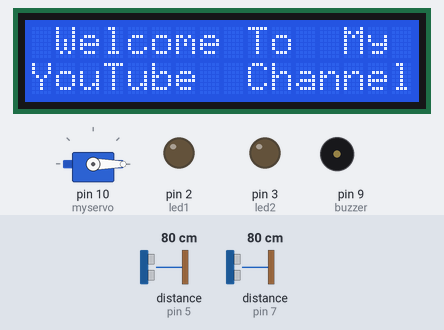
A sketch run on a simulated Arduino Uno, built with avr-gcc and run on an emulated ATmega328P. On the bench: 16×2 character LCD, servo, output pins drawn as LEDs (lit = HIGH), buzzer (waves = sounding, pin HIGH). Wiring (inferred from the names in the program): 2 × ultrasonic range finder: trigger pin 6, echo pin 5 / trigger pin 8, echo pin 7. Inputs (shaded band) come from the test bench; at power-on: distance to the obstacle (sensors on pin 7, pin 5) 80 cm. The echo pulse lasts 58.3 µs per cm; pins used as bus, display or sensor lines are not drawn; what the sketch prints to the serial monitor is not drawn.

Above: at 2.9 s.
At 6.0 s:
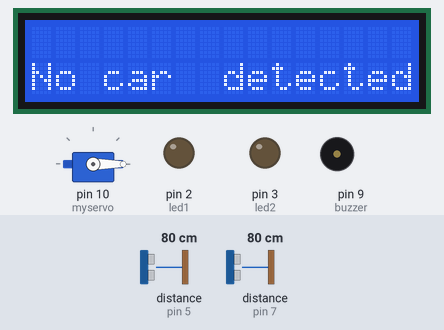
6.1 s: distance to the obstacle (sensor on pin 7) set to 2 cm
At 6.9 s:
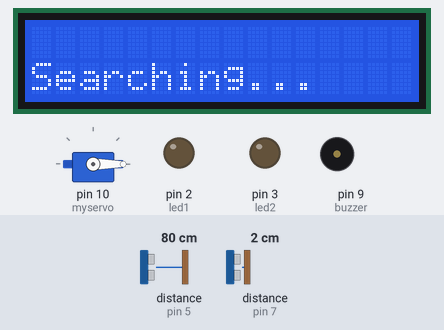
7.6 s: distance to the obstacle (sensor on pin 5) set to 2 cm
At 8.5 s:
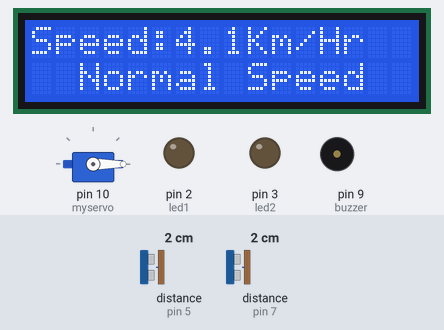
Timing chart, 0 to 16.7 s (numbered marks = the images above; inputs shaded):
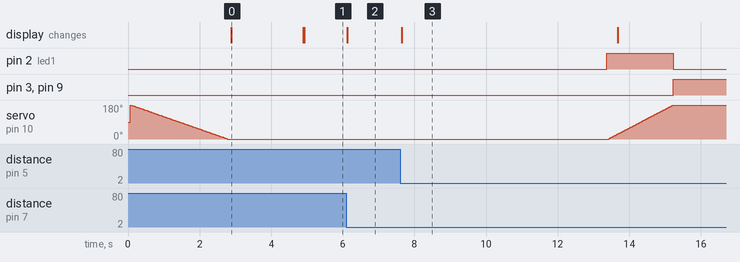

The sketch:

over_spwwd_detector_code.ino
```cpp
#include <Wire.h>
#include <Servo.h>
#include <LiquidCrystal_I2C.h>
LiquidCrystal_I2C lcd(0x27, 16, 2);

int timer1;
int timer2;

float Time;

int flag1 = 0;
int flag2 = 0;

float distance = 5.0;
float speed;

int ir_s1 = 1;
int ir_s2 = 1;

int buzzer = 9;
int led1 = 2;
int led2 = 3;

const int trigPin = 6;
const int echoPin = 5;
long duration;
int distance1;
int i;

Servo myservo;  // create servo object to control a servo
// twelve servo objects can be created on most boards

int pos = 0;  // variable to store the servo position
int poss = 0;

const int trigPin1 = 8;
const int echoPin1 = 7;
long duration1;
int distance2;
int j;
int state = 0;


void setup() {
  Serial.begin(115200);
  lcd.begin();  // Initializes the interface to the LCD screen
  lcd.backlight();
  pinMode(buzzer, OUTPUT);
  myservo.attach(10);  // attaches the servo on pin 9 to the servo object


  pinMode(trigPin, OUTPUT);
  pinMode(echoPin, INPUT);

  pinMode(trigPin1, OUTPUT);
  pinMode(echoPin1, INPUT);

  pinMode(led1, OUTPUT);
  pinMode(led2, OUTPUT);

  for (pos = 180; pos >= 0; pos -= 1) {  // goes from 180 degrees to 0 degrees
    myservo.write(pos);                  // tell servo to go to position in variable 'pos'
    delay(15);                           // waits 15 ms for the servo to reach the position
  }


  lcd.begin();
  lcd.clear();
  lcd.setCursor(0, 0);
  lcd.print(" Welcome To  My ");
  lcd.setCursor(0, 1);
  lcd.print("YouTube  Channel");
  delay(2000);
  lcd.clear();
}


// void ul1() {

// }


// void ul2() {

// }


void loop() {


  // Write a pulse to the HC-SR04 Trigger Pin
  digitalWrite(trigPin, LOW);
  delayMicroseconds(2);
  digitalWrite(trigPin, HIGH);
  delayMicroseconds(10);
  digitalWrite(trigPin, LOW);

  duration = pulseIn(echoPin, HIGH);


  digitalWrite(trigPin1, LOW);
  delayMicroseconds(2);
  digitalWrite(trigPin1, HIGH);
  delayMicroseconds(10);
  digitalWrite(trigPin1, LOW);


  duration1 = pulseIn(echoPin1, HIGH);


  distance = duration * 0.034 / 2.000;
  i = distance;
  distance1 = duration1 * 0.034 / 2.000;
  j = distance1;


  //Serial.print(j);
  //Serial.print(i);

  if (j <= 8) {
    ir_s1 = 0;
    Serial.print(i);
    state = 1;
  } else {
    ir_s1 = 1;
  }


  // Write a pulse to the HC-SR04 Trigger Pin


  if (i <= 8 && state == 1) {

    Serial.println(j);
    ir_s2 = 0;

  } else {
    ir_s2 = 1;
  }


  if (ir_s1 == 0 && flag1 == 0) {
    timer1 = millis();
    flag1 = 1;
  }

  if (ir_s2 == 0 && flag2 == 0) {
    timer2 = millis();
    flag2 = 1;
  }

  if (flag1 == 1 && flag2 == 1) {
    if (timer1 > timer2) {
      Time = timer1 - timer2;
    } else if (timer2 > timer1) {
      Time = timer2 - timer1;
    }
    Time = Time / 1000;         //convert millisecond to second
    speed = (distance / Time);  //v=d/t
    speed = speed * 3600;       //multiply by seconds per hr
    speed = speed / 1000;       //division by meters per Km
  }

  if (speed == 0) {
    lcd.setCursor(0, 1);
    if (flag1 == 0 && flag2 == 0) {
      lcd.print("No car  detected");
    } else {
      lcd.print("Searching...    ");
    }
  } else {
    lcd.clear();
    lcd.setCursor(0, 0);
    lcd.print("Speed:");
    lcd.print(speed, 1);
    lcd.print("Km/Hr  ");
    lcd.setCursor(0, 1);


    if (speed > 50) {
      lcd.print("  Over Speeding  ");
      for (pos = 0; pos <= 180; pos += 1) {  // goes from 0 degrees to 180 degrees
        // in steps of 1 degree
        myservo.write(pos);  // tell servo to go to position in variable 'pos'
        delay(10);           // waits 15 ms for the servo to reach the position
      }
      digitalWrite(buzzer, HIGH);
      digitalWrite(led1, LOW);
      digitalWrite(led2, HIGH);
    } else {
      lcd.print("  Normal Speed   ");
    }
    delay(3000);


    for (poss = 180; poss >= 0; poss -= 1) {  // goes from 180 degrees to 0 degrees
      myservo.write(pos);
      pos--;      // tell servo to go to position in variable 'pos'
      delay(15);  // waits 15 ms for the servo to reach the position
    }

    digitalWrite(buzzer, LOW);
    digitalWrite(led1, HIGH);
    digitalWrite(led2, LOW);


    speed = 0;
    flag1 = 0;
    flag2 = 0;
    Time = 0;
    timer1 = 0;
    timer2 = 0;
    state = 0;
  }
}
```

Measured:
- after the input at 6.1 s, the display: changes at once (image 2)
- after the input at 7.6 s, pin 2 (led1): LOW → HIGH after 5.8 s, → LOW 1.9 s later; pin 3 (led2), pin 9 (buzzer): LOW → HIGH after 7.6 s; servo on pin 10 (myservo): moves from 0° to 180° over 1.8 s, starting after 5.8 s; the display: changes at once (image 3)
- what the display in image 0 shows lasts 2.0 s, from 2.9 s to 4.9 s
